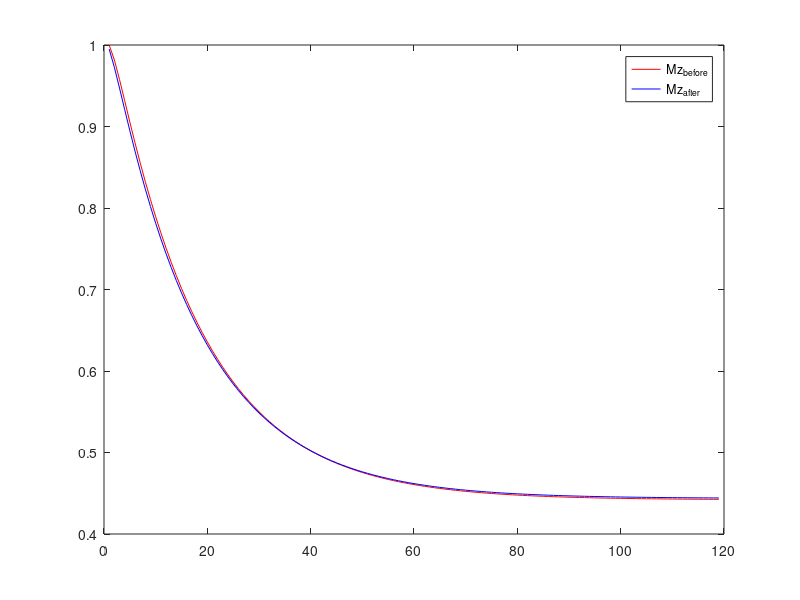
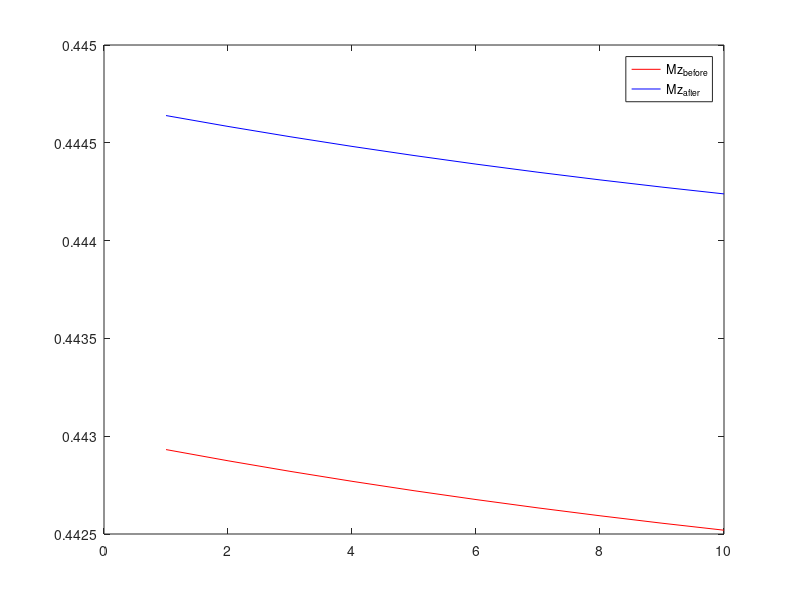
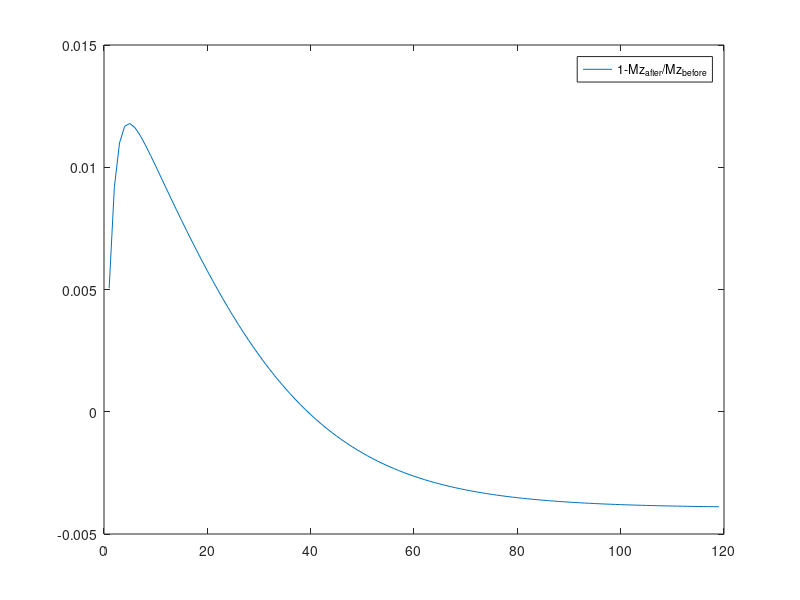
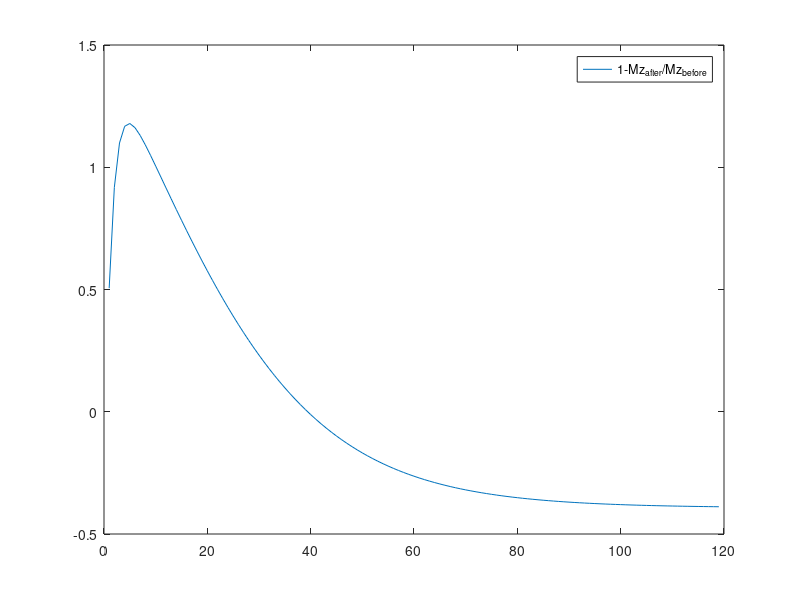

MATLAB code for these plots, in order:
clear all, close all, clc

%% Load Mz before and after for each TR

load('sim2.mat')

%% Plot Mz before and after for each TR

figure()
plot(Mz_before, 'r')
hold on
plot(Mz_after, 'b')
legend('Mz_{before}', 'Mz_{after}')

figure()
plot(Mz_before(end-10+1:end), 'r')
hold on
plot(Mz_after(end-10+1:end), 'b')
legend('Mz_{before}', 'Mz_{after}')

figure()
plot(1-Mz_after./Mz_before)
legend('1-Mz_{after}/Mz_{before}')

figure()
plot((1-Mz_after./Mz_before)*100)
legend('1-Mz_{after}/Mz_{before}')
